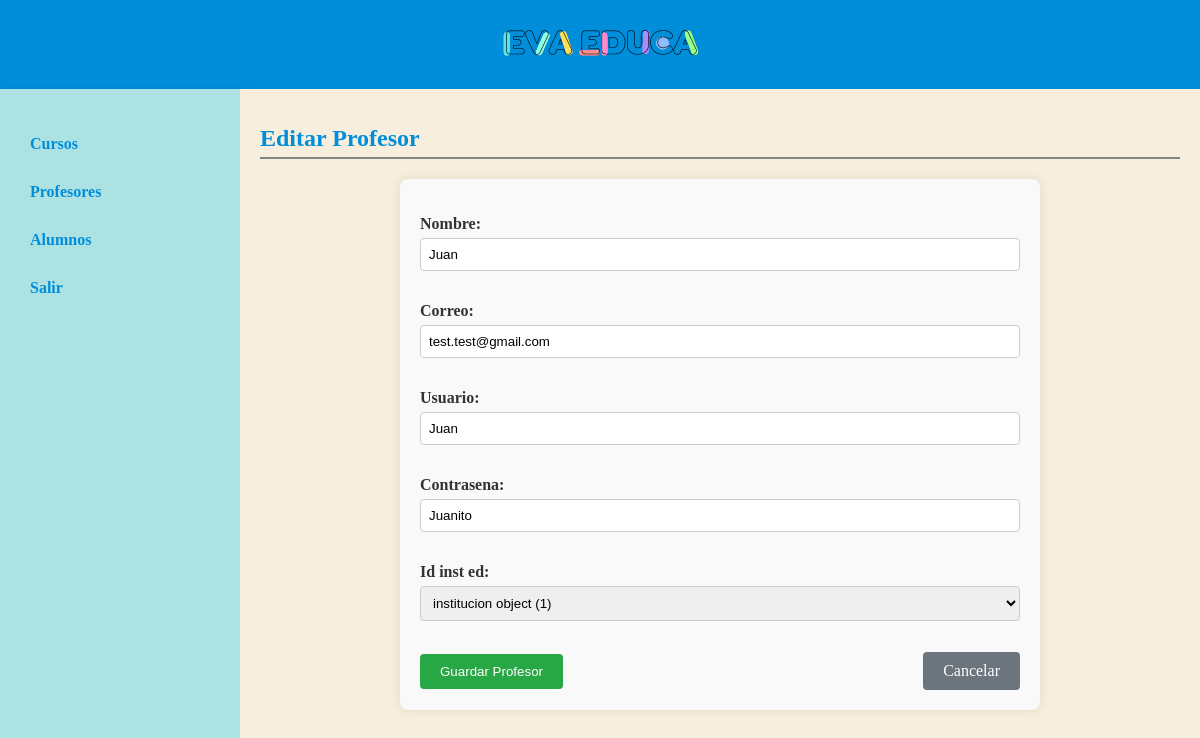
Page /administrador/profesores/1/editar/ (signed in) on the committed database.
### profesor/models.py (models this page shows, shortened)
class profesor(models.Model):
    nombre = models.CharField(max_length=100)
    correo = models.EmailField(unique=True)
    usuario = models.CharField(max_length=50, unique=True)
    contrasena = models.CharField(max_length=100)
    id_inst_ed = models.ForeignKey(institucion, on_delete=models.CASCADE)

### administrador/decorators.py (the view)
    def wrapper(request, *args, **kwargs):
        if 'administrador_id' not in request.session:
            return redirect('login')
        return view_func(request, *args, **kwargs)

### administrador/forms.py
class ProfesorForm(forms.ModelForm):
    class Meta:
        model = profesor
        fields = ['nombre', 'correo', 'usuario', 'contrasena', 'id_inst_ed']

### administrador/views.py (called while the page is built)
@login_required
def profesor_update(request, pk):
    profesor_obj = get_object_or_404(profesor, pk=pk)
    if request.method == 'POST':
        form = ProfesorForm(request.POST, instance=profesor_obj)
        if form.is_valid():
            form.save()
            return redirect('profesor_list')
    else:
        form = ProfesorForm(instance=profesor_obj)
    return render(request, 'profesor_form.html', {'form': form})

### profesor/context_processors.py (called while the page is built)
def profesor_context(request):
    profesor_id = request.session.get('profesor_id')
    if profesor_id:
        profesor_obj = profesor.objects.get(id=profesor_id)
        return {'profesor_logueado': profesor_obj}
    return {}

### administrador/templates/profesor_form.html (shortened to what this page needs)
{% extends 'layouts/base.html' %}
{% block content %}
    <h1 class="titulo-curso">{% if form.instance.pk %}Editar{% else %}Registrar{% endif %} Profesor</h1>
    <form method="POST" class="form-curso">
        {{ form.as_p }}
        <div class="form-buttons">
            <button type="submit" class="btn btn-success">{% if form.instance.pk %}Guardar{% else %}Registrar{% endif %} Profesor</button>
            <a href="{% url 'profesor_list' %}" class="btn btn-secondary">Cancelar</a>
        </div>
    </form>
{% endblock %}

### administrador/static/styles/principal.css (style rules this page uses)
body, html { margin: 0; padding: 0; height: 100%; }
.btn-success { background-color: #28a745; }

### administrador/static/styles/principal_cursos.css (style rules this page uses)
.btn { text-decoration: none; color: #fff; padding: 8px 12px; border-radius: 4px; display: inline-block; border: none; cursor: pointer; }

### administrador/static/styles/forms.css (style rules this page uses)
.titulo-curso { color: #008EDA; border-bottom: 2px solid #868585; padding-bottom: 5px; margin-bottom: 20px; font-size: 24px; }
.form-curso { max-width: 600px; margin: 0 auto; padding: 20px; background-color: #f9f9f9; border-radius: 8px; box-shadow: 0 0 10px rgba(0, 0, 0, 0.1); }
.form-curso label { display: block; font-weight: bold; margin-bottom: 5px; color: #333; }
.form-curso input[type="text"], .form-curso textarea, .form-curso select { width: 100%; padding: 8px; margin-bottom: 15px; border: 1px solid #ccc; border-radius: 4px; box-sizing: border-box; }
.form-buttons { display: flex; justify-content: space-between; align-items: center; }
.btn-success { background-color: #28a745; color: #fff; padding: 10px 20px; border: none; border-radius: 4px; cursor: pointer; text-decoration: none; }
.btn-secondary { background-color: #6c757d; color: #fff; padding: 10px 20px; border: none; border-radius: 4px; cursor: pointer; text-decoration: none; }
.form-curso input[type="email"] { width: 100%; padding: 8px; margin-bottom: 15px; border: 1px solid #ccc; border-radius: 4px; box-sizing: border-box; }

### rows in the picture
profesor: nombre "Juan", correo "test.test@gmail.com", usuario "Juan", contrasena "Juanito", id_inst_ed "institucion object (1)"
